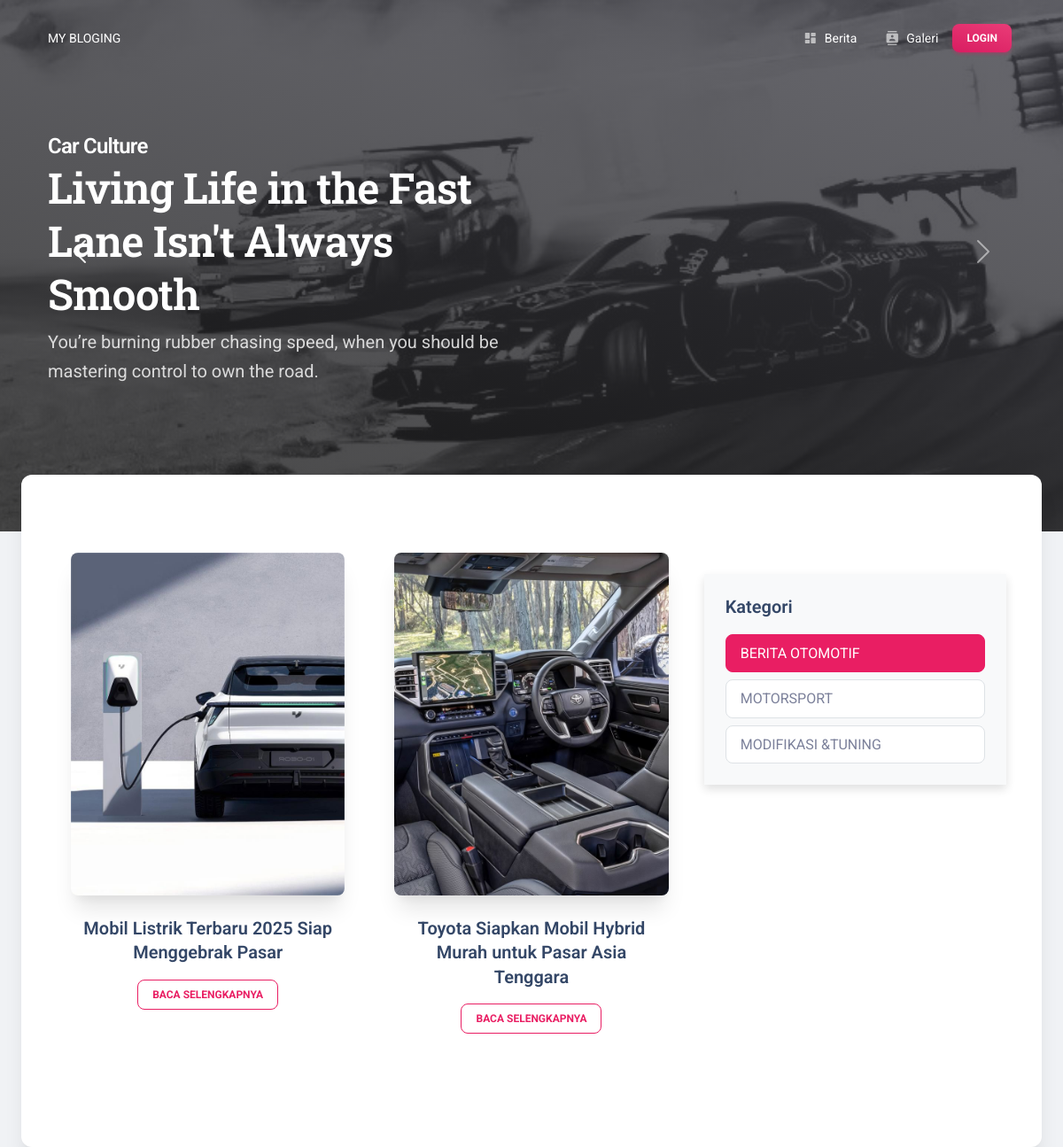
The page /?kategori=1 on the database its author committed.
### artikel/models.py (models this page shows, shortened)
class ArtikelBlog(models.Model):
    kategori = models.ForeignKey(Kategori, on_delete=models.CASCADE)
    judul = models.CharField(max_length=200)
    konten = RichTextField(blank=True, null=True)
    gambar = models.ImageField(upload_to='gambar_artikel/', null=True, blank=True)
    status = models.BooleanField(default=True)
    created_at = models.DateTimeField(default=timezone.now, blank=True)
    created_by = models.ForeignKey(User, on_delete=models.CASCADE, null=True, blank=True)

class Kategori(models.Model):
    nama = models.CharField(max_length=100)
    created_at = models.DateTimeField(default=timezone.now)
    created_by = models.ForeignKey(User, on_delete=models.CASCADE, default=1)

### artikel/views.py (the view)
# urls.py: path('', views.home, name='home'),
def home(request):
    kategori = Kategori.objects.all()
    kategori_id = request.GET.get('kategori')
    artikel_list = ArtikelBlog.objects.filter(kategori__id=kategori_id) if kategori_id else ArtikelBlog.objects.all()
    return render(request, 'home.html', {
        'ArtikelBlog_list': artikel_list,
        'kategori': kategori
    })

### ProjectDjango/artikel/templates/home.html (shortened to what this page needs)
{% extends 'landingpage/base.html' %}
{% load static %}
{% block content %}
<div class="card card-body shadow-xl mx-3 mx-md-4 mt-n6">
  <section class="py-5 mt-5">
    <div class="container">
      <div class="row">
        <div class="col-md-8">
          <div class="row">
            {% for artikel in ArtikelBlog_list %}
            <div class="col-md-6 mb-4">
              <div class="card card-plain">
                <div class="card-header p-0 mt-n4 mx-3 position-relative z-index-2">
                  <a class="d-block shadow-xl border-radius-xl">
                    {% if artikel.gambar %}
                    <img src="{{ artikel.gambar.url }}" alt="Gambar Artikel" class="img-fluid border-radius-lg" loading="lazy">
                    {% else %}
                    <img src="{% static 'landingpage/assets/img/default-image.jpg' %}" alt="Default Gambar" class="img-fluid border-radius-lg" loading="lazy">
                    {% endif %}
                  </a>
                </div>
                <div class="card-body text-center">
                  <h5 class="font-weight-bold">{{ artikel.judul }}</h5>
                  <a href="{% url 'detail_artikel' artikel.id %}" class="btn btn-outline-primary btn-sm">Baca Selengkapnya</a>
                </div>
              </div>
            </div>
            {% endfor %}
          </div>
        </div>
        <div class="col-md-4">
          <div class="bg-gray-100 rounded-4 p-4 shadow-sm">
            <h5 class="text-dark fw-bold mb-3">Kategori</h5>
            <div class="d-flex flex-column gap-2">
              {% for kat in kategori %}
                <a href="?kategori={{ kat.id }}"
                   class="text-decoration-none px-3 py-2 border rounded-3 text-secondary fw-semibold
                          {% if request.GET.kategori|default:'' == kat.id|stringformat:'s' %}
                              bg-primary text-white border-primary
                          {% else %}
                              bg-white border border-secondary-subtle
                          {% endif %}">
                  {{ kat.nama|upper }}
                </a>
              {% empty %}
                <p class="text-muted">Belum ada kategori</p>
              {% endfor %}
            </div>
          </div>
        </div>
      </div>
    </div>
  </section>
</div>
{% endblock %}

### rows shown on the page
ArtikelBlog: gambar (picture), judul "Mobil Listrik Terbaru 2025 Siap Menggebrak Pasar"
ArtikelBlog: gambar (picture), judul "Toyota Siapkan Mobil Hybrid Murah untuk Pasar Asia Tenggara"
Kategori: nama "BERITA OTOMOTIF"
Kategori: nama "MOTORSPORT"
Kategori: nama "MODIFIKASI &TUNING"
